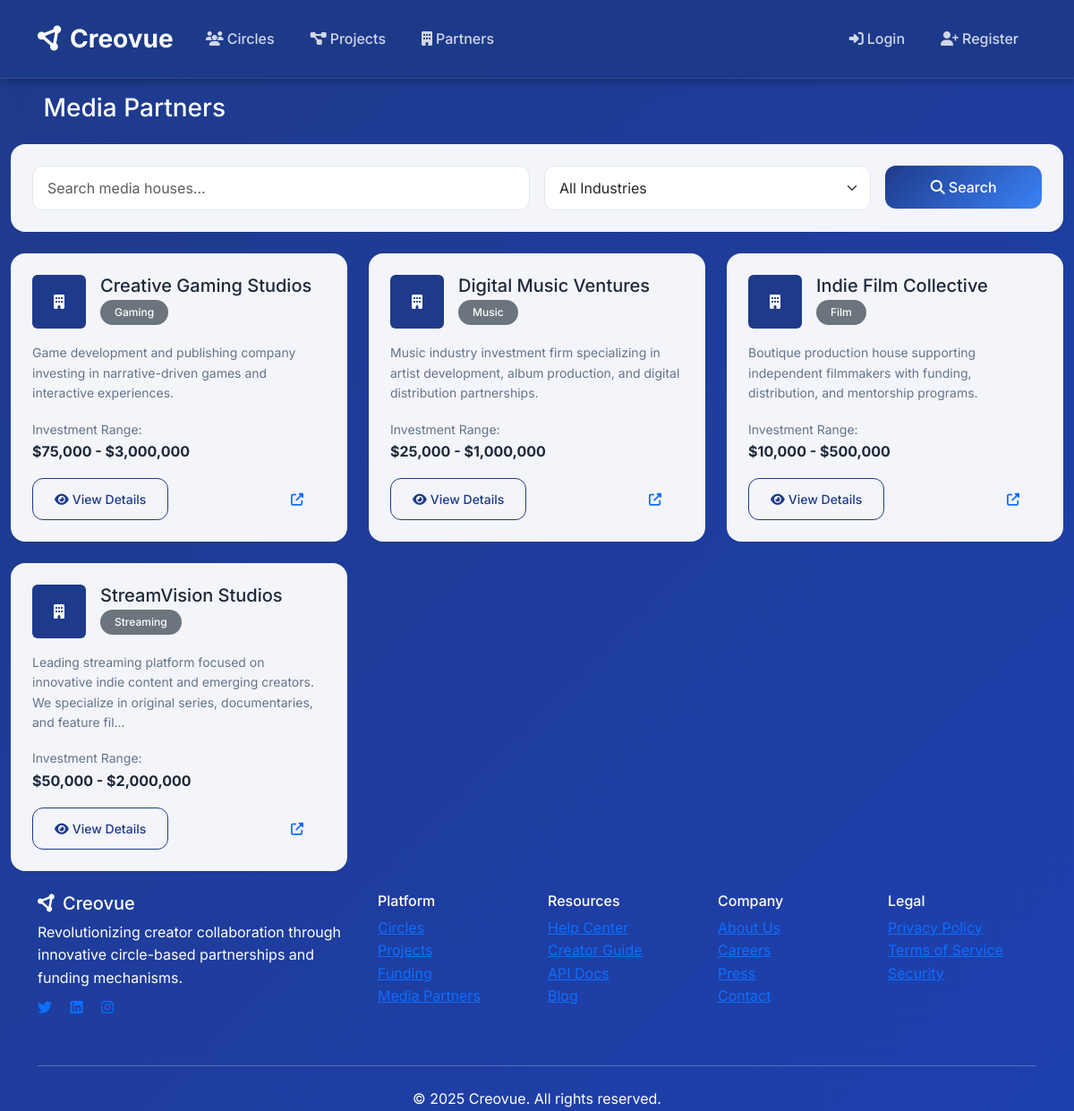
Page /media-houses/ on the committed database.
### models.py (models this page shows, shortened)
class MediaHouse(db.Model):
    id = db.Column(db.Integer, primary_key=True)
    name = db.Column(db.String(200), nullable=False)
    description = db.Column(Text)
    industry = db.Column(db.String(100))  # streaming, tv, film, music, etc.
    website = db.Column(db.String(200))
    contact_email = db.Column(db.String(120))
    logo_url = db.Column(db.String(300))
    investment_range_min = db.Column(db.Float, default=0)
    investment_range_max = db.Column(db.Float, default=0)
    preferred_categories = db.Column(db.String(500))  # comma-separated list
    investment_criteria = db.Column(Text)
    is_active = db.Column(db.Boolean, default=True)
    created_at = db.Column(db.DateTime, default=datetime.utcnow)
    investments = db.relationship('MediaHouseInvestment', backref='media_house', lazy=True)

### routes.py (the view)
@media_houses.route('/')
def list():
    industry = request.args.get('industry', '')
    search = request.args.get('search', '')
    query = MediaHouse.query.filter_by(is_active=True)
    if industry:
        query = query.filter_by(industry=industry)
    if search:
        query = query.filter(or_(
            MediaHouse.name.contains(search),
            MediaHouse.description.contains(search)
        ))
    media_houses_list = query.order_by(desc(MediaHouse.created_at)).all()
    return render_template('media_houses/list.html',
                         media_houses=media_houses_list,
                         current_industry=industry,
                         current_search=search)

### templates/media_houses/list.html (shortened to what this page needs)
{% extends "base.html" %}
{% block content %}
<div class="container-fluid">
    <div class="row">
        <div class="col-12">
            <div class="d-flex justify-content-between align-items-center mb-4">
                <h1 class="h3 mb-0">
                    <i class="fas fa-building text-primary me-2"></i>
                    Media Partners
                </h1>
            </div>
            <div class="card mb-4">
                <div class="card-body">
                    <form method="GET" class="row g-3">
                        <div class="col-md-6">
                            <input type="text" class="form-control" name="search"
                                   placeholder="Search media houses..." value="{{ current_search }}">
                        </div>
                        <div class="col-md-4">
                            <select class="form-select" name="industry">
                                <option value="">All Industries</option>
                            </select>
                        </div>
                        <div class="col-md-2">
                            <button type="submit" class="btn btn-primary w-100">
                                <i class="fas fa-search me-1"></i>Search
                            </button>
                        </div>
                    </form>
                </div>
            </div>
            <div class="row">
                {% for media_house in media_houses %}
                <div class="col-lg-4 col-md-6 mb-4">
                    <div class="card h-100 shadow-sm">
                        <div class="card-body">
                            <div class="d-flex align-items-start mb-3">
                                {% if media_house.logo_url %}
                                <img src="{{ media_house.logo_url }}" alt="{{ media_house.name }}"
                                     class="rounded me-3" style="width: 60px; height: 60px; object-fit: cover;">
                                {% else %}
                                <div class="bg-primary rounded d-flex align-items-center justify-content-center me-3"
                                     style="width: 60px; height: 60px;">
                                    <i class="fas fa-building text-white"></i>
                                </div>
                                {% endif %}
                                <div class="flex-grow-1">
                                    <h5 class="card-title mb-1">{{ media_house.name }}</h5>
                                    {% if media_house.industry %}
                                    <span class="badge bg-secondary">{{ media_house.industry|title }}</span>
                                    {% endif %}
                                </div>
                            </div>
                            {% if media_house.description %}
                            <p class="card-text text-muted small mb-3">
                                {{ media_house.description[:150] }}{% if media_house.description|length > 150 %}...{% endif %}
                            </p>
                            {% endif %}
                            {% if media_house.investment_range_min > 0 %}
                            <div class="mb-3">
                                <small class="text-muted">Investment Range:</small><br>
                                <strong>${{ "{:,.0f}".format(media_house.investment_range_min) }} - ${{ "{:,.0f}".format(media_house.investment_range_max) }}</strong>
                            </div>
                            {% endif %}
                            <div class="d-flex justify-content-between align-items-center">
                                <a href="{{ url_for('media_houses.detail', id=media_house.id) }}"
                                   class="btn btn-outline-primary btn-sm">
                                    <i class="fas fa-eye me-1"></i>View Details
                                </a>
                                {% if media_house.website %}
                                <a href="{{ media_house.website }}" target="_blank"
                                   class="btn btn-link btn-sm text-decoration-none">
                                    <i class="fas fa-external-link-alt"></i>
                                </a>
                                {% endif %}
                            </div>
                        </div>
                    </div>
                </div>
                {% endfor %}
            </div>
        </div>
    </div>
</div>
{% endblock %}

### templates/base.html (shortened to what this page needs)
<!DOCTYPE html>
<html lang="en">
<head>
    <link href="https://cdn.jsdelivr.net/npm/bootstrap@5.3.0/dist/css/bootstrap.min.css" rel="stylesheet">
    <link href="https://cdnjs.cloudflare.com/ajax/libs/font-awesome/6.4.0/css/all.min.css" rel="stylesheet">
    <link href="{{ url_for('static', filename='css/style.css') }}" rel="stylesheet">
</head>
<body>
    <nav class="navbar navbar-expand-lg navbar-dark">
        <div class="container">
            <a class="navbar-brand" href="{{ url_for('main.index') }}">
                <i class="fas fa-circle-nodes me-2"></i>Creovue
            </a>
            <div class="collapse navbar-collapse" id="navbarNav">
                <ul class="navbar-nav me-auto">
                    <li class="nav-item">
                        <a class="nav-link" href="{{ url_for('circles.list') }}">
                            <i class="fas fa-users me-1"></i>Circles
                        </a>
                    </li>
                    <li class="nav-item">
                        <a class="nav-link" href="{{ url_for('projects.list') }}">
                            <i class="fas fa-project-diagram me-1"></i>Projects
                        </a>
                    </li>
                    <li class="nav-item">
                        <a class="nav-link" href="{{ url_for('media_houses.list') }}">
                            <i class="fas fa-building me-1"></i>Partners
                        </a>
                    </li>
                </ul>
                <ul class="navbar-nav">
                    {% if current_user.is_authenticated %}
                    <li class="nav-item dropdown">
                        <a class="nav-link dropdown-toggle" href="#" id="navbarDropdown" role="button" data-bs-toggle="dropdown">
                            <i class="fas fa-user me-1"></i>{{ current_user.username }}
                        </a>
                        <ul class="dropdown-menu">
                            <li><a class="dropdown-item" href="{{ url_for('main.dashboard') }}">
                                <i class="fas fa-tachometer-alt me-2"></i>Dashboard
                            </a></li>
                            <li><a class="dropdown-item" href="{{ url_for('profile.edit') }}">
                                <i class="fas fa-user-edit me-2"></i>Edit Profile
                            </a></li>
                            <li><hr class="dropdown-divider"></li>
                            <li><a class="dropdown-item" href="{{ url_for('circles.create') }}">
                                <i class="fas fa-plus-circle me-2"></i>Create Circle
                            </a></li>
                            <li><a class="dropdown-item" href="{{ url_for('projects.create') }}">
                                <i class="fas fa-plus me-2"></i>Create Project
                            </a></li>
                            <li><hr class="dropdown-divider"></li>
                            <li><a class="dropdown-item" href="{{ url_for('auth.logout') }}">
                                <i class="fas fa-sign-out-alt me-2"></i>Logout
                            </a></li>
                        </ul>
                    </li>
                    {% else %}
                    <li class="nav-item">
                        <a class="nav-link" href="{{ url_for('auth.login') }}">
                            <i class="fas fa-sign-in-alt me-1"></i>Login
                        </a>
                    </li>
                    <li class="nav-item">
                        <a class="nav-link" href="{{ url_for('auth.register') }}">
                            <i class="fas fa-user-plus me-1"></i>Register
                        </a>
                    </li>
                    {% endif %}
                </ul>
            </div>
        </div>
    </nav>
    <main>
        {% block content %}{% endblock %}
    </main>
    <footer class="footer">
        <div class="container">
            <div class="row">
                <div class="col-md-4 mb-4">
                    <h5><i class="fas fa-circle-nodes me-2"></i>Creovue</h5>
                    <p class="mb-2">Revolutionizing creator collaboration through innovative circle-based partnerships and funding mechanisms.</p>
                    <div class="social-links">
                        <a href="#" class="me-3"><i class="fab fa-twitter"></i></a>
                        <a href="#" class="me-3"><i class="fab fa-linkedin"></i></a>
                        <a href="#" class="me-3"><i class="fab fa-instagram"></i></a>
                    </div>
                </div>
                <div class="col-md-2 mb-4">
                    <h6>Platform</h6>
                    <ul class="list-unstyled">
                        <li><a href="{{ url_for('circles.list') }}">Circles</a></li>
                        <li><a href="{{ url_for('projects.list') }}">Projects</a></li>
                        <li><a href="#">Funding</a></li>
                        <li><a href="#">Media Partners</a></li>
                    </ul>
                </div>
                <div class="col-md-2 mb-4">
                    <h6>Resources</h6>
                    <ul class="list-unstyled">
                        <li><a href="#">Help Center</a></li>
                        <li><a href="#">Creator Guide</a></li>
                        <li><a href="#">API Docs</a></li>
                        <li><a href="#">Blog</a></li>
                    </ul>
                </div>
                <div class="col-md-2 mb-4">
                    <h6>Company</h6>
                    <ul class="list-unstyled">
                        <li><a href="#">About Us</a></li>
                        <li><a href="#">Careers</a></li>
                        <li><a href="#">Press</a></li>
                        <li><a href="#">Contact</a></li>
                    </ul>
                </div>
                <div class="col-md-2 mb-4">
                    <h6>Legal</h6>
                    <ul class="list-unstyled">
                        <li><a href="#">Privacy Policy</a></li>
                        <li><a href="#">Terms of Service</a></li>
                        <li><a href="#">Security</a></li>
                    </ul>
                </div>
            </div>
            <hr class="my-4">
            <div class="row align-items-center">
                <div class="col-md-12 text-center">
                    <p class="mb-0">&copy; 2025 Creovue. All rights reserved.</p>
                </div>
            </div>
        </div>
    </footer>
</body>
</html>

### static/css/style.css (style rules this page uses)
:root { --primary-color: #1e3a8a; --primary-light: #3b82f6; --primary-dark: #1e40af; --secondary-color: #64748b; --accent-color: #06b6d4; --success-color: #10b981; --warning-color: #f59e0b; --danger-color: #ef4444; --background-light: #f8fafc; --background-card: #ffffff; --text-dark: #1e293b; --text-muted: #64748b; --border-light: #e2e8f0; --shadow-sm: 0 1px 2px 0 rgba(0, 0, 0, 0.05); --shadow-md: 0 4px 6px -1px rgba(0, 0, 0, 0.1), 0 2px 4px -1px rgba(0, 0, 0, 0.06); --shadow-lg: 0 10px 15px -3px rgba(0, 0, 0, 0.1), 0 4px 6px -2px rgba(0, 0, 0, 0.05); }
body { font-family: 'Inter', -apple-system, BlinkMacSystemFont, 'Segoe UI', Roboto, sans-serif; background-color: var(--primary-color); background: linear-gradient(135deg, var(--primary-color) 0%, var(--primary-dark) 100%); color: white; line-height: 1.6; min-height: 100vh; }
.navbar { background-color: rgba(30, 58, 138, 0.95) !important; backdrop-filter: blur(10px); box-shadow: 0 2px 10px rgba(0, 0, 0, 0.3); padding: 1rem 0; border-bottom: 1px solid rgba(255, 255, 255, 0.1); }
.navbar-brand { font-weight: 700; font-size: 1.75rem; color: white !important; text-decoration: none; }
.nav-link { font-weight: 500; transition: all 0.2s ease; color: rgba(255, 255, 255, 0.8) !important; border-radius: 0.5rem; margin: 0 0.25rem; padding: 0.5rem 1rem !important; }
.btn { font-weight: 500; border-radius: 0.75rem; transition: all 0.2s ease; padding: 0.75rem 1.5rem; }
.btn-primary { background: linear-gradient(135deg, var(--primary-color) 0%, var(--primary-light) 100%); border: none; box-shadow: var(--shadow-sm); }
.btn-outline-primary { border-color: var(--primary-color); color: var(--primary-color); background: transparent; }
.card { border: none; box-shadow: var(--shadow-sm); border-radius: 1rem; background-color: rgba(255, 255, 255, 0.95); transition: all 0.3s ease; color: var(--text-dark); }
.card-body { padding: 1.5rem; }
.badge { font-weight: 500; padding: 0.5rem 1rem; border-radius: 2rem; font-size: 0.75rem; }
.form-control, .form-select { border-radius: 0.75rem; border: 1px solid var(--border-light); padding: 0.75rem 1rem; transition: all 0.2s ease; }
.text-primary { color: var(--primary-color) !important; }
.bg-primary { background-color: var(--primary-color) !important; }
.text-muted { color: var(--text-muted) !important; }
.shadow-sm { box-shadow: var(--shadow-sm) !important; }

### rows in the picture
MediaHouse: name "Creative Gaming Studios", industry "Gaming", description "Game development and publishing company investing in narrative-driven games and interactive experiences.", investment_range_min "75,000", investment_range_max "3,000,000"
MediaHouse: name "Digital Music Ventures", industry "Music", description "Music industry investment firm specializing in artist development, album production, and digital distribution partnerships.", investment_range_min "25,000", investment_range_max "1,000,000"
MediaHouse: name "Indie Film Collective", industry "Film", description "Boutique production house supporting independent filmmakers with funding, distribution, and mentorship programs.", investment_range_min "10,000", investment_range_max "500,000"
MediaHouse: name "StreamVision Studios", industry "Streaming", description "Leading streaming platform focused on innovative indie content and emerging creators. We specialize in original series, documentaries, and feature fil", investment_range_min "50,000", investment_range_max "2,000,000"
